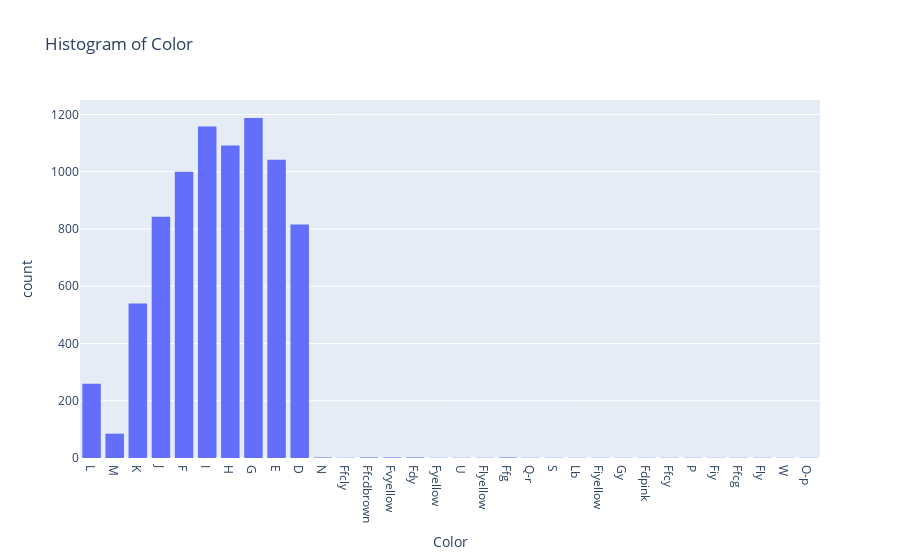

The notebook cell saved with this chart:
### Code cell
# Create a histogram for the 'Color' column
fig = px.histogram(df_training, x='Color', nbins=30, title='Histogram of Color')
fig.show()

### Figure 1 — Plotly figure (JSON) as saved in the notebook; plotly's stock layout.template omitted (floating-point values rounded to 4 significant figures; data arrays with more than 128 entries replaced by an {"elided": "..."} marker saying what was removed)
{"data": [{"bingroup": "x", "hovertemplate": "Color=%{x}<br>count=%{y}<extra></extra>", "legendgroup": "", "marker": {"color": "#636efa", "pattern": {"shape": ""}}, "name": "", "nbinsx": 30, "orientation": "v", "showlegend": false, "type": "histogram", "x": {"elided": "8050 str values"}, "xaxis": "x", "yaxis": "y"}], "layout": {"barmode": "relative", "legend": {"tracegroupgap": 0}, "title": {"text": "Histogram of Color"}, "xaxis": {"anchor": "y", "domain": [0, 1], "title": {"text": "Color"}}, "yaxis": {"anchor": "x", "domain": [0, 1], "title": {"text": "count"}}}}
